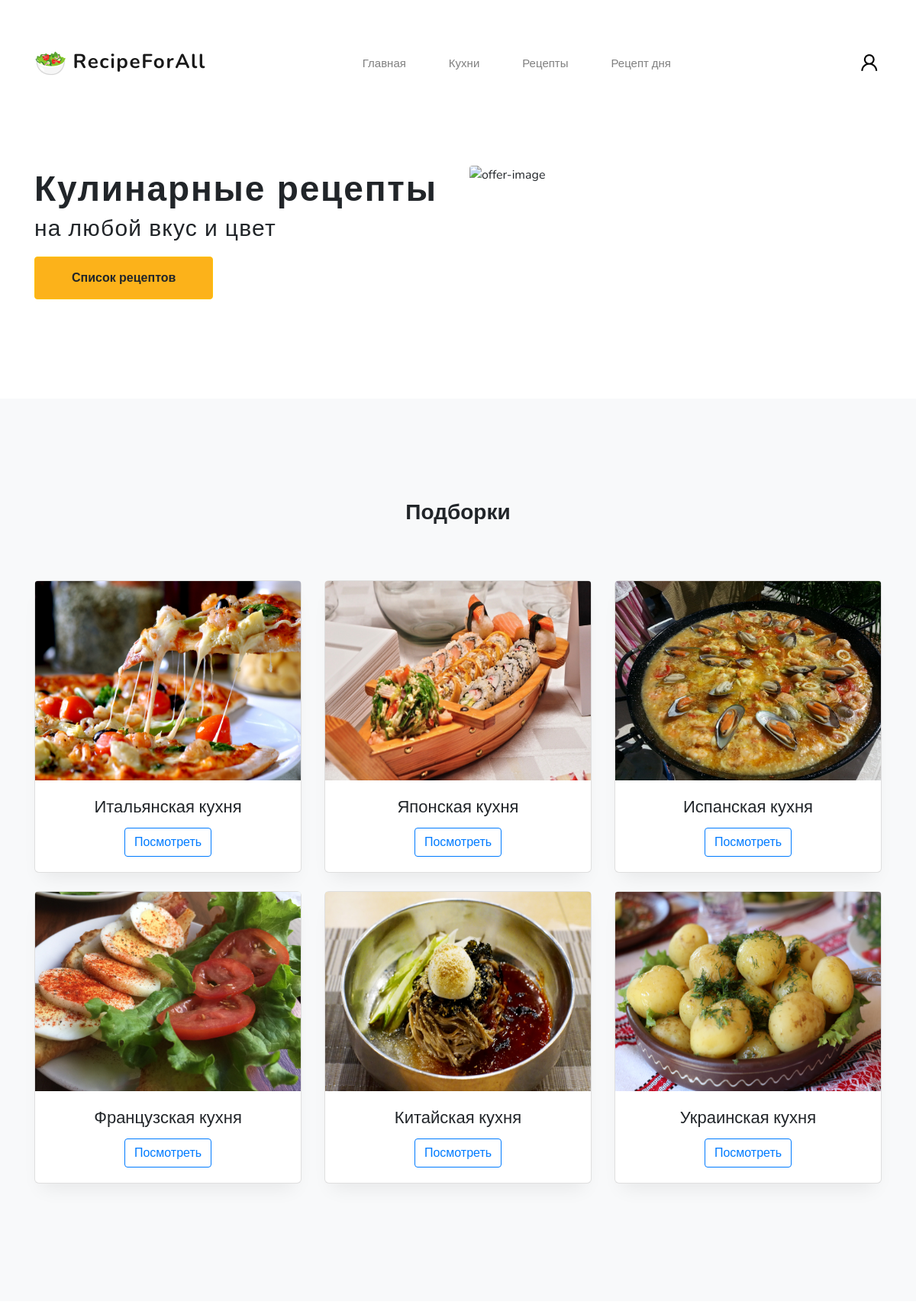
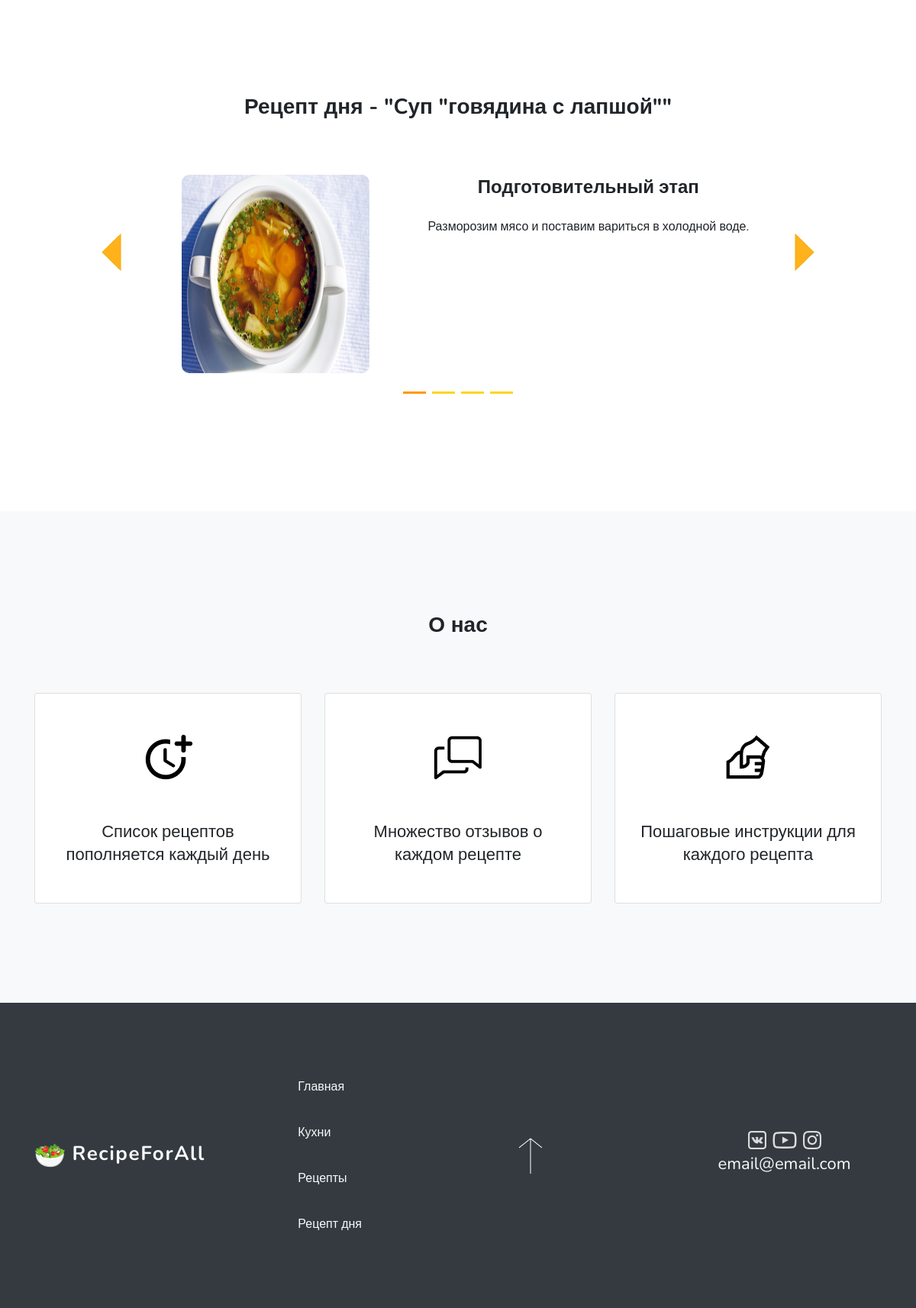
The page / on the database its author committed (2 pictures, top to bottom).
### recept/models.py (models this page shows, shortened)
class Kitchen(models.Model):
    nameKitchen = models.CharField(max_length=255, verbose_name='Наименование')
    imageKitchen = models.ImageField(upload_to='images/kitchen/', verbose_name='Изображение')
    slugKitchen = models.SlugField(unique=True, default=None)
    class Meta:
        verbose_name = 'Кухня'
        verbose_name_plural = 'Кухни'

class Recipe(models.Model):
    date = models.DateTimeField(auto_now_add=True, verbose_name='Время создания рецепта')
    kitchen = models.ForeignKey(Kitchen, on_delete=models.CASCADE, verbose_name='Кухня')
    category = models.ForeignKey(Category, on_delete=models.CASCADE, verbose_name='Категория')
    nameRecipe = models.CharField(max_length=255, verbose_name='Название')
    description = models.TextField(blank=True, verbose_name='Описание')
    timeofCreation = models.TimeField(auto_now_add=False, verbose_name='Время готовки')
    count = models.SmallIntegerField(verbose_name='Количество порций')
    imageRecipe = models.ImageField(upload_to='images/recipe/', verbose_name='Изображение готового блюда')
    class Meta:
        verbose_name = 'Рецепт'
        verbose_name_plural = 'Рецепты'

class Stage(models.Model):  # INLINE
    recipe = models.ForeignKey("Recipe", on_delete=models.CASCADE)
    titleStage = models.CharField(max_length=255, verbose_name='Заголовок')
    discription = models.TextField(blank=True, verbose_name='Описание')
    imageStage = models.ImageField(upload_to='images/stage/', verbose_name='Изображение')
    slugStage = models.PositiveIntegerField(default=1, verbose_name='Шаг')
    class Meta:
        verbose_name = 'Этап'
        verbose_name_plural = 'Этапы'

### recept/views.py (the view)
# urls.py: path('', HomeView.as_view(), name='home'),
class HomeView(View):
    def get(self, request):
        categorys = Category.objects.all()
        kitchens = Kitchen.objects.all()[:6]
        recipeOfDay = Recipe.objects.first()
        stages = Stage.objects.filter(recipe=recipeOfDay.id)
        ingredients = Ingredient.objects.all()
        context = {
            "categorys": categorys, "kitchens": kitchens,
            "ingredients": ingredients, "stages": stages, "recipeOfDay": recipeOfDay
        }
        return render(request, 'recept/home.html', context)

### recept/templates/recept/home.html (shortened to what this page needs)
{% extends "recept/index.html" %}
{% load static %}
{% block one %}
    <div class="container offer">
        <div class="row offer">
            <div class="col-md-6 offer-text align-self-center">
                <h1 class="mb-0">Кулинарные рецепты</h1>
                <h1 class="subtitle mb-0">на любой вкус и цвет</h1>
                <div class="col-md-6 px-0 text-left">
                    <a class="btn btn-warning button-text px-5 py-3 mt-3" href="{% url 'recipe' slug='all' %}">Список рецептов</a>
                </div>
            </div>
            <div class="col-md-6 offer-image">
                <img class="img-fluid rounded" src="{% static 'image/offer-image2.png' %}" alt="offer-image">
            </div>
        </div>
    </div>
{% endblock %}
{% block two %}
    <div class="razdel py-6 bg-light">
        <div class="container">
            <h2 class="text-center mb-6">Подборки</h2>
            <div class="row">
                {% for kitchen in kitchens %}
                    <div class="col-md-4">
                        <div class="card mb-4">
                        <img class="card-img-top" src="{{ kitchen.imageKitchen.url }}" alt="{{ kitchen.slugKitchen }}" height="261">
                        <div class="card-body text-center">
                            <div class="card-title">
                            <h4>{{ kitchen.nameKitchen }}</h4>
                            </div>
                            <a href="{% url 'kitchen' kitchen.slugKitchen %}" class="btn btn-outline-primary">Посмотреть</a>
                        </div>
                        </div>
                    </div>
                {% endfor %}
            </div>
        </div>
    </div>
{% endblock %}
{% block three %}
    <div class="razdel-2">
        <div class="row">
            <div class="col-md-2 align-self-center but-left text-right">
                <a class="mr-3" href="#carouselExampleIndicators" role="button" data-slide="prev">
                    <img src="{% static 'image/arrow-left.png' %}" alt="arrow-left">
                </a>
            </div>
            <div class="col-md-8">
                <h2 class="text-center mb-6">Рецепт дня - "{{ recipeOfDay.nameRecipe }}"</h2>
                <div id="carouselExampleIndicators" class="carousel slide" data-ride="carousel" data-interval="false">
                    <div class="carousel-inner">
                        {% for stage in stages %}
                            {% if stage.slugStage == 1 %}
                                <div class="carousel-item active">
                                    <div class="row">
                                        <div class="col-md-5 px-5">
                                            <img class="d-block w-100 br-10" src="{{ stage.imageStage.url }}" alt="Slide {{ stage.slugStage }}" height="260">
                                        </div>
                                        <div class="col-md-7 text-center">
                                            <h3 class="mb-4">{{ stage.titleStage }}</h3>
                                            <p>{{ stage.discription }}</p>
                                        </div>
                                    </div>
                                </div>
                            {% endif %}
                        {% endfor %}
                    </div>
                    <ol class="carousel-indicators my-4" style="position: static;">
                        {% for stage in stages %}
                            {% if stage.slugStage == 1 %}
                                <li data-target="#carouselExampleIndicators" data-slide-to="{{ stage.slugStage }}" class="point active mx-1">
                                </li>
                            {% else %}
                                <li data-target="#carouselExampleIndicators" data-slide-to="{{ stage.slugStage }}" class="point mx-1">
                                </li>
                            {% endif %}
                        {% endfor %}
                    </ol>
                </div>
            </div>
            <div class="col-md-2 align-self-center but-right text-left">
                <a class="ml-3" href="#carouselExampleIndicators" role="button" data-slide="next">
                    <img src="{% static 'image/arrow-right.png' %}" alt="arrow-right">
                </a>
            </div>
        </div>
    </div>
{% endblock %}
{% block four %}
    <div class="razdel bg-light">
        <div class="container">
            <h2 class="text-center mb-6">О нас</h2>
            <div class="row text-center">
                <div class="col-md-4">
                    <div class="card">
                        <div class="mt-5"><img src="{% static 'image/time.png' %}" alt="time"></div>
                        <h4 class="mb-5 mt-5 mx-4">Список рецептов пополняется каждый день</h4>
                    </div>
                </div>
                <div class="col-md-4">
                    <div class="card">
                        <div class="mt-5"><img src="{% static 'image/talk.png' %}" alt="talk"></div>
                        <h4 class="mb-5 mt-5 mx-4">Множество отзывов о каждом рецепте</h4>
                    </div>
                </div>
                <div class="col-md-4">
                    <div class="card">
                        <div class="mt-5"><img src="{% static 'image/help.png' %}" alt="help"></div>
                        <h4 class="mb-5 mt-5 mx-4">Пошаговые инструкции для каждого рецепта</h4>
                    </div>
                </div>
            </div>
        </div>
    </div>
{% endblock %}

### recept/static/css/main.css (style rules this page uses)
body { font-family: 'Nunito', sans-serif; }
h1 { font-style: normal; font-weight: 800; font-size: 46px; line-height: 63px; letter-spacing: 0.04em; }
h1.subtitle { font-style: normal; font-weight: 400; font-size: 30px; line-height: 41px; letter-spacing: 0.04em; }
h2 { font-style: normal; font-weight: bold; font-size: 28px; line-height: 38px; }
h3 { font-style: normal; font-weight: 600; font-size: 24px; line-height: 33px; }
h4 { font-style: normal; font-weight: normal; font-size: 22px; line-height: 30px; }
.button-text { font-style: normal; font-weight: bold; font-size: 16px; line-height: 22px; }
p { font-style: normal; font-weight: normal; font-size: 16px; line-height: 140%; }
.container.offer { margin-bottom: 130px; }
.razdel { padding: 130px 0px; background-color: rgb(245, 245, 245); }
.razdel-2 { margin: 130px 0px; }
.mb-6 { margin-bottom: 70px; }
.carousel-indicators .point { background-color: #FBD71B; }
.carousel-indicators .active { background-color: #FF9900; }
.card.mb-4 { box-shadow: 0px 15px 24px -10px rgba(0, 0, 0, 0.08); border-radius: 6px; }
.btn-warning { background-color: rgba(252, 178, 26); }
.br-10 { border-radius: 10px; }

### rows shown on the page
Kitchen: imageKitchen (picture), nameKitchen "Итальянская кухня"
Kitchen: imageKitchen (picture), nameKitchen "Японская кухня"
Kitchen: imageKitchen (picture), nameKitchen "Испанская кухня"
Kitchen: imageKitchen (picture), nameKitchen "Французская кухня"
Kitchen: imageKitchen (picture), nameKitchen "Китайская кухня"
Kitchen: imageKitchen (picture), nameKitchen "Украинская кухня"
Recipe: nameRecipe "Cуп \"говядина с лапшой\""
Stage: imageStage (picture), titleStage "Подготовительный этап", discription "Разморозим мясо и поставим вариться в холодной воде."
